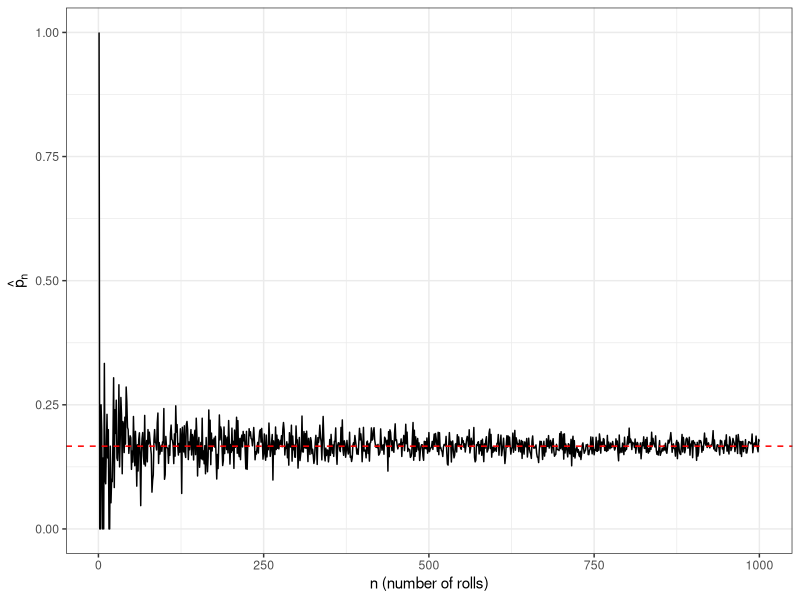

Write the R code that produced this figure.
## ---- chunk 1
## Demonstrate sample function for fair dice rolls

## Specify set of all outcomes in a vector
roll_outcomes <- c(1,2,3,4,5,6)

## Roll a fair die once
r1 <- sample(x=roll_outcomes, size=1, replace=TRUE)

r1

## Roll a fair die once
r5 <- sample(x=roll_outcomes, size=5, replace=TRUE)

r5
## ---- chunk 2
## This is the maximum number of observations I am going to make.
N <- 1000

## This creates a place to store my observations
## It is a data frame with two columns, n and p_n
## n is the sample size
## p_n is the observed proportion of times we roll a 1.
LLN_dr <- data.frame(n=1:N, p_n=rep(0,N))
for (n in 1:N){
  LLN_dr$p_n[n] <- sum(sample(x=roll_outcomes,size=n,replace=TRUE)==1)/n
}

## load ggplot2
library(ggplot2)

## ggplot for observed probability versus number of rolls
lln_p <- (ggplot(data=LLN_dr, aes(x=n, y=p_n)) + geom_line()
          + theme_bw() 
          + geom_hline(yintercept = 1/6, linetype="dashed", color="red")
          ## Adds a red dashed line at p, the true probability
          + xlab("n (number of rolls)") + ylab(expression(hat(p)[n])))
lln_p
## ---- chunk 3
## Weighted probability vector (Slide 63)
weighted.prob <- c(3/6,1/6,1/12,1/12,1/12,1/12)

## Copy and paste code from previous R chunk here
## Make sure you add the fourth argument, prob=weighted.prob, to the sample function
## Make sure you change the value of yintercept within geom_hline to correspond
## to the expected probability of observing a 1.
## -------------- YOUR ANSWER HERE -------------- ##


